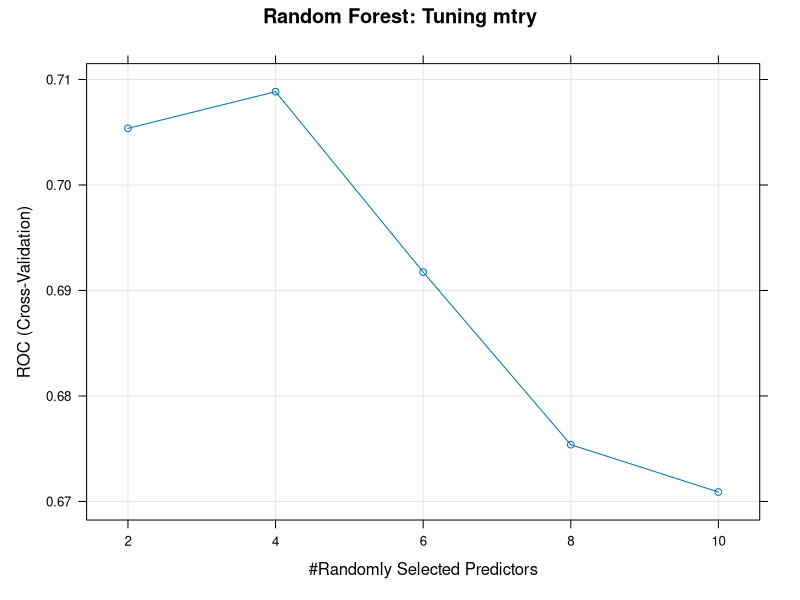
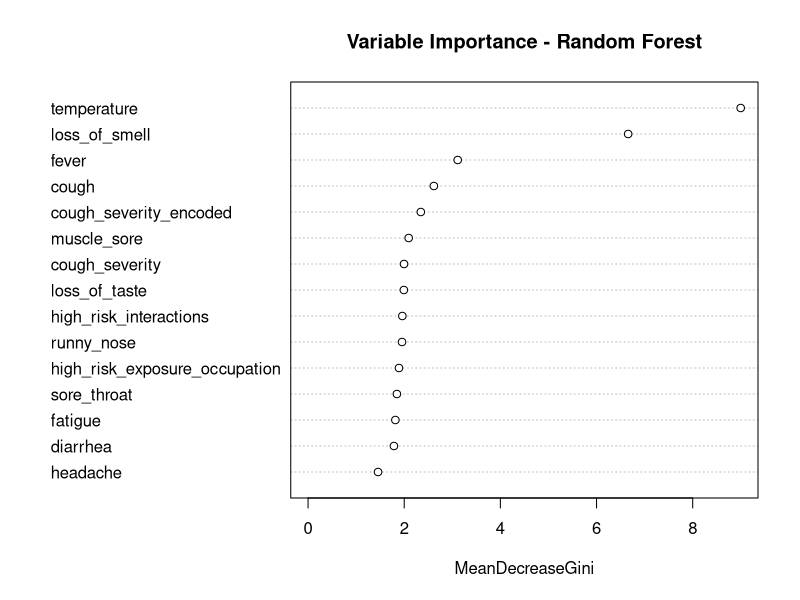
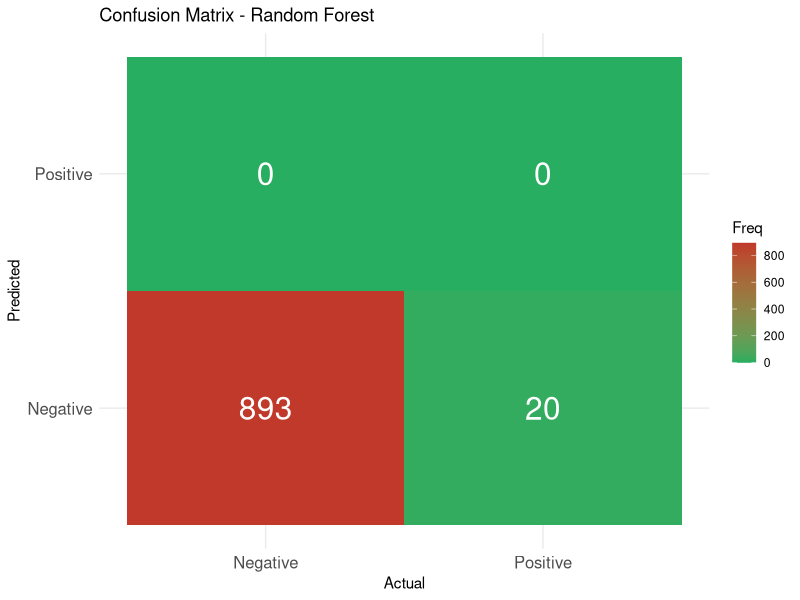

These figures' R source, in order:
## ---- chunk 1
knitr::opts_chunk$set(echo = TRUE, warning = FALSE, message = FALSE)
## ---- chunk 2
# Core libraries
library(tidyverse)
library(caret)
library(randomForest)
library(ggplot2)

# Set seed for reproducibility
set.seed(123)
## ---- chunk 3
# Load the cleaned dataset from Part 1
covid_ml <- read.csv("data/covid_ml_clean.csv")

# Convert target to factor
covid_ml$covid19_test_results <- as.factor(covid_ml$covid19_test_results)
## ---- chunk 4
# Split data: 70% training, 30% testing
train_index <- createDataPartition(covid_ml$covid19_test_results, 
                                   p = 0.7, 
                                   list = FALSE)

train_data <- covid_ml[train_index, ]
test_data <- covid_ml[-train_index, ]

cat("Training set size:", nrow(train_data), "\n",
    "Test set size:", nrow(test_data), "\n")
## ---- chunk 5
# Train a simple random forest
rf_simple <- randomForest(
  covid19_test_results ~ .,  # Predict target using all features
  data = train_data,
  ntree = 100,               # Number of trees
  importance = TRUE          # Calculate variable importance
)

# View the model summary
print(rf_simple)
## ---- chunk 6
# Set up cross-validation
cv_control <- trainControl(
  method = "cv",
  number = 10,
  classProbs = TRUE,
  summaryFunction = twoClassSummary
)

# Grid of mtry values to try
mtry_grid <- expand.grid(mtry = c(2, 4, 6, 8, 10))

# Train with cross-validation
rf_cv <- train(
  covid19_test_results ~ .,
  data = train_data,
  method = "rf",
  trControl = cv_control,
  tuneGrid = mtry_grid,
  ntree = 200,
  metric = "ROC"
)

# View results
rf_cv
## ---- chunk 7
# Plot mtry vs performance
plot(rf_cv, main = "Random Forest: Tuning mtry")
## ---- chunk 8
cat("Best mtry:", rf_cv$bestTune$mtry, "\n")
## ---- chunk 9
# Get variable importance from our simple RF model
importance_df <- as.data.frame(importance(rf_simple))
importance_df$Variable <- rownames(importance_df)

# View importance metrics
head(importance_df)
## ---- chunk 10
# Plot variable importance
varImpPlot(rf_simple, 
           type = 2,  # Mean Decrease Gini
           main = "Variable Importance - Random Forest",
           n.var = 15)
## ---- chunk 11
# Predict on test set
rf_predictions <- predict(rf_cv, newdata = test_data)

# View predictions
head(rf_predictions)
## ---- chunk 12
# Get prediction probabilities
rf_proba <- predict(rf_cv, newdata = test_data, type = "prob")
head(rf_proba)
## ---- chunk 13
# Default threshold is 0.5
# Lower threshold = more sensitive (catch more positives, but more false alarms)
# Higher threshold = more specific (fewer false alarms, but may miss positives)

threshold <- 0.3  # Example: classify as Positive if probability > 0.3

rf_predictions_custom <- ifelse(rf_proba$Positive > threshold, "Positive", "Negative")
rf_predictions_custom <- factor(rf_predictions_custom, levels = c("Negative", "Positive"))

# Compare default vs custom threshold
cat("Default (0.5) - Positive predictions:", sum(rf_predictions == "Positive"), "\n",
    "Custom  (0.3) - Positive predictions:", sum(rf_predictions_custom == "Positive"), "\n")
## ---- chunk 14
# Create confusion matrix
cm_rf <- confusionMatrix(rf_predictions, test_data$covid19_test_results, 
                         positive = "Positive")
print(cm_rf)
## ---- chunk 15
# Extract key metrics
accuracy <- cm_rf$overall["Accuracy"]
sensitivity <- cm_rf$byClass["Sensitivity"]
specificity <- cm_rf$byClass["Specificity"]

cat("KEY METRICS:\n",
    "============\n",
    "Accuracy:", round(accuracy * 100, 2), "%\n",
    "  - Overall correct predictions\n\n",
    "Sensitivity (Recall):", round(sensitivity * 100, 2), "%\n",
    "  - Of all actual positives, how many did we catch?\n",
    "  - Important when missing a positive case is costly\n\n",
    "Specificity:", round(specificity * 100, 2), "%\n",
    "  - Of all actual negatives, how many did we correctly identify?\n")
## ---- chunk 16
# Convert confusion matrix to data frame for plotting
cm_df <- as.data.frame(cm_rf$table)

ggplot(cm_df, aes(x = Reference, y = Prediction, fill = Freq)) +
  geom_tile() +
  geom_text(aes(label = Freq), size = 8, color = "white") +
  scale_fill_gradient(low = "#27ae60", high = "#c0392b") +
  labs(title = "Confusion Matrix - Random Forest",
       x = "Actual",
       y = "Predicted") +
  theme_minimal() +
  theme(axis.text = element_text(size = 12))
## ---- chunk 17
sessionInfo()
